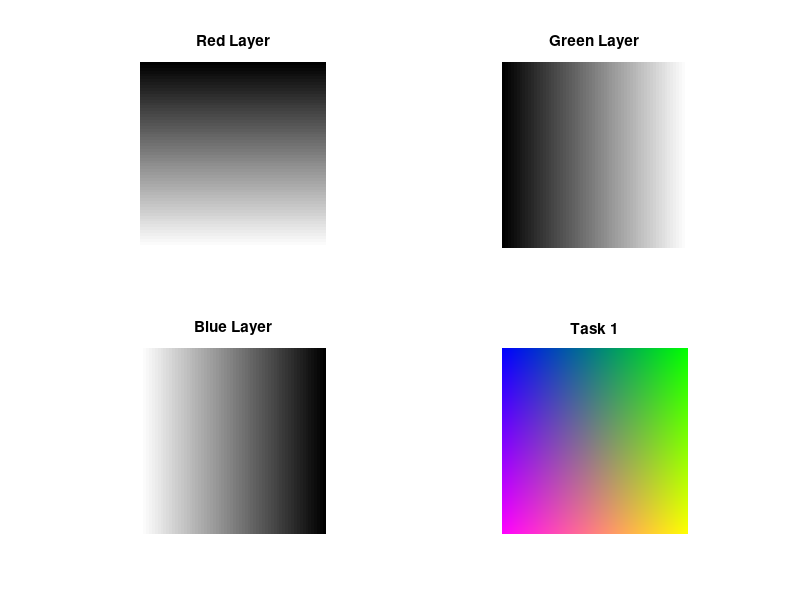

Recreate this plot in MATLAB.
%image2.m
%creates an image with gradations of color
%Margaux McFarland, CSC1 1320-112, ID: 107731341, Assignment 6

%image dimensions
rows = 256;
cols = 256;

%greyscale matrix for green layer
greenLay = zeros(rows,cols);

%greyscale matrix for blue layer
blueLay = zeros(rows,cols);

%greyscale matrix for red layer
redLay = zeros(rows,cols);

for i = 1:rows
    for j = 1:cols
        redLay(i,:) = (i-1)/255;
        greenLay(:,j) = (j-1)/255;
        blueLay(:,j) = (cols-j)/255;
    end
end

%%
%3D color array
RGB1 = zeros(rows,cols,3);
RGB1(:,:,1) = redLay;
RGB1(:,:,2) = greenLay;
RGB1(:,:,3) = blueLay;


%%
%plot
figure
subplot(2,2,1);
imshow(redLay);
title('Red Layer');

subplot(2,2,2);
imshow(greenLay);
title('Green Layer');

subplot(2,2,3);
imshow(blueLay);
title('Blue Layer');

subplot(2,2,4);
imshow(RGB1);
title('Task 1');



